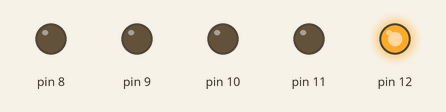
The sketch below on a simulated Arduino Uno, built with avr-gcc and run on an emulated ATmega328P. Shown: output pins drawn as LEDs (lit = HIGH).

Above: at 0.05 s.
At 0.15 s:
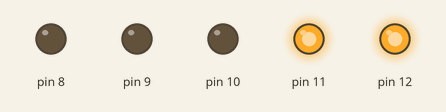
At 0.25 s:
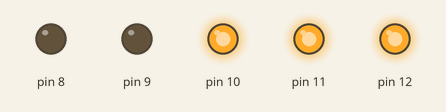
At 1.0 s:
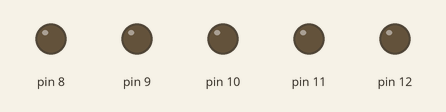
At 1.95 s:
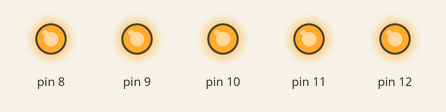
At 3.35 s:
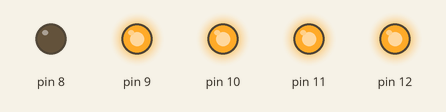
Timing chart, 0 to 3.6 s (numbered marks = the images above):
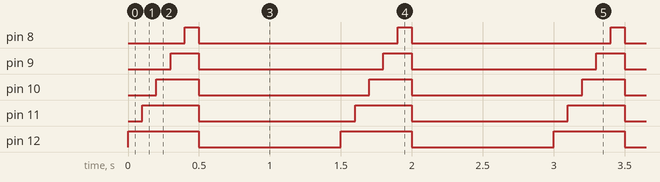

The sketch:

led_load.ino
```cpp
void setup() {
  pinMode(12, OUTPUT);
  pinMode(11, OUTPUT);
  pinMode(10, OUTPUT);
  pinMode(9, OUTPUT);
  pinMode(8, OUTPUT);
}

void loop() {
  digitalWrite(12, HIGH);
  delay(100);
  digitalWrite(11, HIGH);
  delay(100);
  digitalWrite(10, HIGH);
  delay(100);
  digitalWrite(9, HIGH);
  delay(100);
  digitalWrite(8, HIGH);
  delay(100);
  digitalWrite(12, LOW);
  digitalWrite(11, LOW);
  digitalWrite(10, LOW);
  digitalWrite(9, LOW);
  digitalWrite(8, LOW);
  delay(1000);
}
```

Measured:
- by itself, pin 8: alternates HIGH for 0.10 s and LOW for 1.4 s
- by itself, pin 9: alternates HIGH for 0.20 s and LOW for 1.3 s
- by itself, pin 10: alternates HIGH for 0.30 s and LOW for 1.2 s
- by itself, pin 11: alternates HIGH for 0.40 s and LOW for 1.1 s
- by itself, pin 12: alternates HIGH for 0.50 s and LOW for 1.0 s
